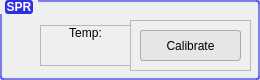
<?xml version="1.0" encoding="UTF-8"?>
<ui version="4.0">
 <class>P4SPR_2</class>
 <widget class="QWidget" name="P4SPR_2">
  <property name="geometry">
   <rect>
    <x>0</x>
    <y>0</y>
    <width>260</width>
    <height>80</height>
   </rect>
  </property>
  <property name="minimumSize">
   <size>
    <width>260</width>
    <height>80</height>
   </size>
  </property>
  <property name="maximumSize">
   <size>
    <width>260</width>
    <height>80</height>
   </size>
  </property>
  <property name="font">
   <font>
    <family>Segoe UI</family>
   </font>
  </property>
  <property name="windowTitle">
   <string>Form</string>
  </property>
  <layout class="QVBoxLayout" name="verticalLayout">
   <property name="leftMargin">
    <number>0</number>
   </property>
   <property name="topMargin">
    <number>0</number>
   </property>
   <property name="rightMargin">
    <number>0</number>
   </property>
   <property name="bottomMargin">
    <number>0</number>
   </property>
   <item>
    <widget class="QGroupBox" name="P4SPR">
     <property name="sizePolicy">
      <sizepolicy hsizetype="Preferred" vsizetype="Fixed">
       <horstretch>0</horstretch>
       <verstretch>0</verstretch>
      </sizepolicy>
     </property>
     <property name="minimumSize">
      <size>
       <width>260</width>
       <height>80</height>
      </size>
     </property>
     <property name="maximumSize">
      <size>
       <width>260</width>
       <height>80</height>
      </size>
     </property>
     <property name="font">
      <font>
       <family>Segoe UI</family>
       <pointsize>9</pointsize>
       <bold>true</bold>
      </font>
     </property>
     <property name="styleSheet">
      <string notr="true">QGroupBox#P4SPR::title{

	margin: 0px 5px 0px 5px;
	color: rgb(255, 255, 255);
	background-color:rgb(46, 48, 227);
	border-radius: 3px;

}

QGroupBox#P4SPR{
	
	border: 2px solid rgba(46, 48, 227, 150);
	border-radius: 3px;

}</string>
     </property>
     <property name="title">
      <string>SPR</string>
     </property>
     <widget class="QPushButton" name="disconnect_btn">
      <property name="geometry">
       <rect>
        <x>10</x>
        <y>30</y>
        <width>30</width>
        <height>30</height>
       </rect>
      </property>
      <property name="sizePolicy">
       <sizepolicy hsizetype="Fixed" vsizetype="Fixed">
        <horstretch>0</horstretch>
        <verstretch>0</verstretch>
       </sizepolicy>
      </property>
      <property name="minimumSize">
       <size>
        <width>30</width>
        <height>30</height>
       </size>
      </property>
      <property name="maximumSize">
       <size>
        <width>30</width>
        <height>30</height>
       </size>
      </property>
      <property name="font">
       <font>
        <pointsize>5</pointsize>
       </font>
      </property>
      <property name="mouseTracking">
       <bool>true</bool>
      </property>
      <property name="toolTip">
       <string>Disconnect P4SPR</string>
      </property>
      <property name="layoutDirection">
       <enum>Qt::LeftToRight</enum>
      </property>
      <property name="autoFillBackground">
       <bool>false</bool>
      </property>
      <property name="styleSheet">
       <string notr="true">QPushButton{
	border: none;
	background: none;
}

QPushButton::hover{
	background: white;
	border: 1px raised;
	border-radius: 12px;
}</string>
      </property>
      <property name="text">
       <string/>
      </property>
      <property name="icon">
       <iconset resource="ai.qrc">
        <normaloff>:/img/img/disconnect.png</normaloff>:/img/img/disconnect.png</iconset>
      </property>
      <property name="iconSize">
       <size>
        <width>34</width>
        <height>34</height>
       </size>
      </property>
      <property name="autoRepeat">
       <bool>false</bool>
      </property>
      <property name="autoExclusive">
       <bool>false</bool>
      </property>
      <property name="autoDefault">
       <bool>false</bool>
      </property>
      <property name="default">
       <bool>false</bool>
      </property>
      <property name="flat">
       <bool>false</bool>
      </property>
     </widget>
     <widget class="QFrame" name="ctrls_frame">
      <property name="geometry">
       <rect>
        <x>130</x>
        <y>20</y>
        <width>121</width>
        <height>51</height>
       </rect>
      </property>
      <property name="frameShape">
       <enum>QFrame::StyledPanel</enum>
      </property>
      <property name="frameShadow">
       <enum>QFrame::Raised</enum>
      </property>
      <widget class="QPushButton" name="quick_calibrate_btn">
       <property name="geometry">
        <rect>
         <x>10</x>
         <y>10</y>
         <width>101</width>
         <height>31</height>
        </rect>
       </property>
       <property name="sizePolicy">
        <sizepolicy hsizetype="Fixed" vsizetype="Fixed">
         <horstretch>0</horstretch>
         <verstretch>0</verstretch>
        </sizepolicy>
       </property>
       <property name="font">
        <font>
         <family>Segoe UI</family>
         <pointsize>9</pointsize>
         <bold>false</bold>
        </font>
       </property>
       <property name="styleSheet">
        <string notr="true">QPushButton {
		
		background-color: rgb(230, 230, 230);
	    border: 1px solid rgb(171, 171, 171); 
		border-radius: 3px;

}

QPushButton::hover{
	background: rgb(253, 253, 253);
	border: 1px raised;
	border-radius: 5px;
}</string>
       </property>
       <property name="text">
        <string>Calibrate</string>
       </property>
      </widget>
     </widget>
     <widget class="QFrame" name="temp_display">
      <property name="geometry">
       <rect>
        <x>40</x>
        <y>25</y>
        <width>91</width>
        <height>41</height>
       </rect>
      </property>
      <property name="font">
       <font>
        <bold>false</bold>
       </font>
      </property>
      <property name="frameShape">
       <enum>QFrame::StyledPanel</enum>
      </property>
      <property name="frameShadow">
       <enum>QFrame::Raised</enum>
      </property>
      <widget class="QLabel" name="temp1">
       <property name="geometry">
        <rect>
         <x>10</x>
         <y>20</y>
         <width>51</width>
         <height>16</height>
        </rect>
       </property>
       <property name="font">
        <font>
         <bold>false</bold>
        </font>
       </property>
       <property name="text">
        <string/>
       </property>
       <property name="alignment">
        <set>Qt::AlignCenter</set>
       </property>
      </widget>
      <widget class="QLabel" name="label_7">
       <property name="geometry">
        <rect>
         <x>50</x>
         <y>20</y>
         <width>31</width>
         <height>16</height>
        </rect>
       </property>
       <property name="minimumSize">
        <size>
         <width>10</width>
         <height>10</height>
        </size>
       </property>
       <property name="text">
        <string/>
       </property>
       <property name="pixmap">
        <pixmap resource="ai.qrc">:/img/img/deg_c.png</pixmap>
       </property>
      </widget>
      <widget class="QLabel" name="label_8">
       <property name="geometry">
        <rect>
         <x>0</x>
         <y>0</y>
         <width>91</width>
         <height>16</height>
        </rect>
       </property>
       <property name="minimumSize">
        <size>
         <width>10</width>
         <height>10</height>
        </size>
       </property>
       <property name="text">
        <string>&lt;html&gt;&lt;head/&gt;&lt;body&gt;&lt;p&gt;Temp:&lt;/p&gt;&lt;/body&gt;&lt;/html&gt;</string>
       </property>
       <property name="alignment">
        <set>Qt::AlignCenter</set>
       </property>
      </widget>
     </widget>
    </widget>
   </item>
  </layout>
 </widget>
 <resources>
  <include location="ai.qrc"/>
 </resources>
 <connections/>
</ui>
